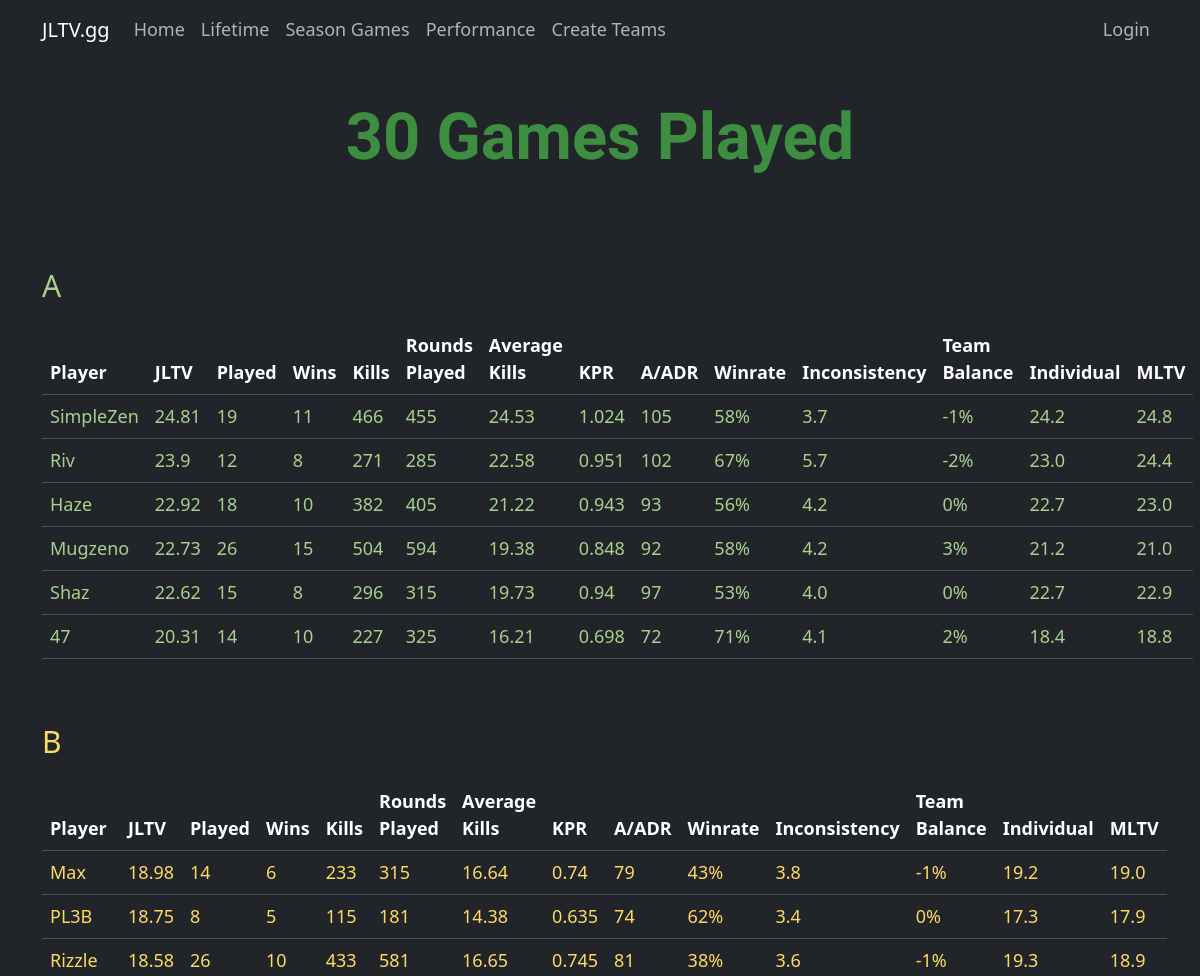
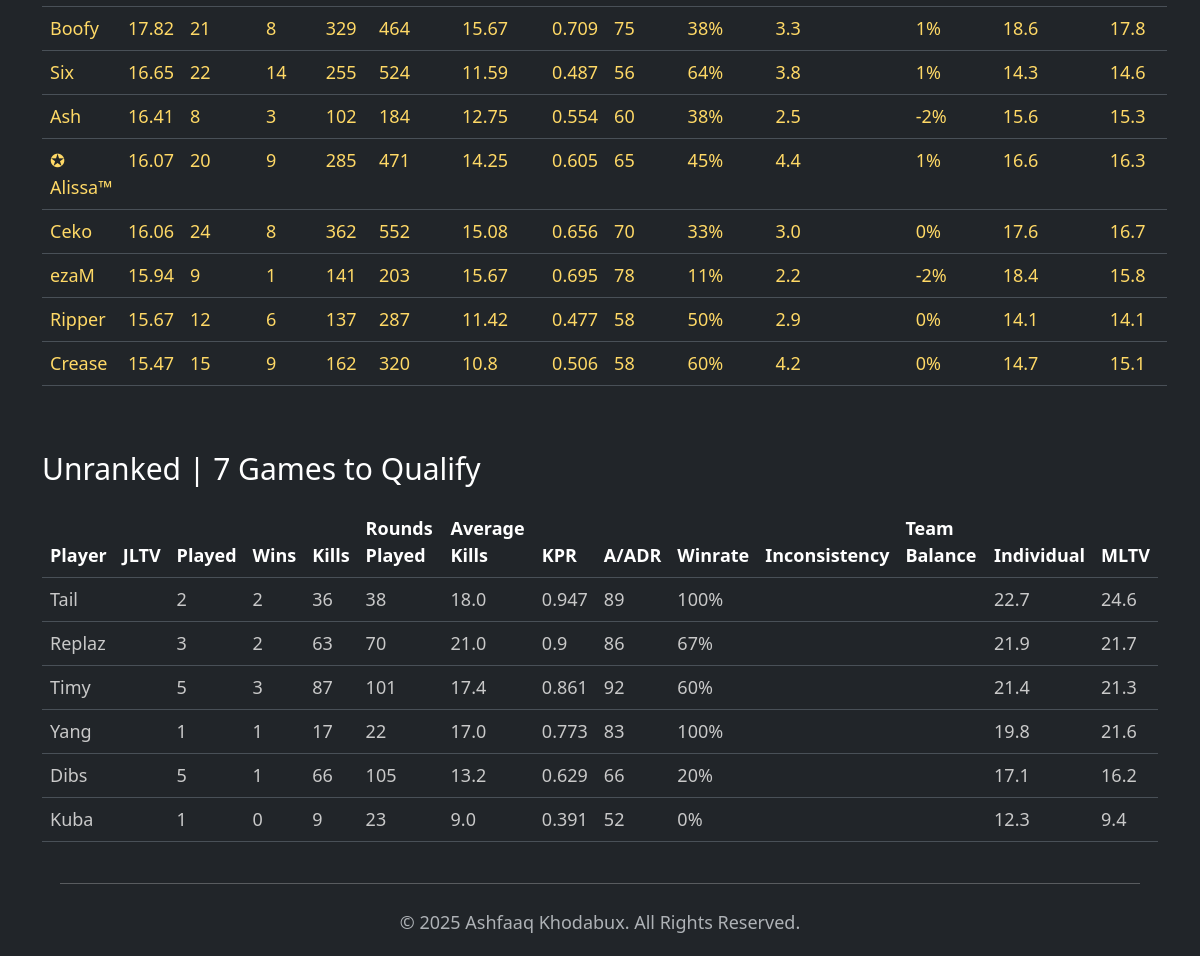
The page /lifetime-rankings on the database its author committed (2 pictures, top to bottom).
### main.py (models this page shows)
class Player(db.Model):
    __tablename__ = 'players'
    player_id = db.Column(db.Integer, primary_key=True)
    name = db.Column(db.String(50), nullable=False)
    played = db.Column(db.Integer, nullable=False)
    total_wins = db.Column(db.Integer, nullable=False)
    total_kills = db.Column(db.Integer, nullable=False)
    total_rounds = db.Column(db.Integer, nullable=False)
    AK = db.Column(db.Float, nullable=False)
    KPR = db.Column(db.Float, nullable=False)
    A_ADR = db.Column(db.Integer, nullable=False)
    winrate = db.Column(db.Integer, nullable=False)
    inconsistency = db.Column(db.Float, nullable=False)
    team_balance = db.Column(db.Integer, nullable=False)
    JLTV = db.Column(db.Float, nullable=False)
    individual = db.Column(db.Float, nullable=False)
    MLTV = db.Column(db.Float, nullable=False)
    player_stats = relationship('PlayerGameStats', back_populates='player')

### main.py (the view)
@app.route('/lifetime-rankings')
def lifetime_rankings():
    players = Player.query.order_by(Player.JLTV.desc()).all()
    no_of_games = len(Game.query.all())
    all_players = []
    s_tier_players = []
    a_tier_players = []
    b_tier_players = []
    c_tier_players = []
    unranked = []
    for player in players:
        if player.played > 0:
            if player.played < 7:
                unranked.append(player)
            else:
                all_players.append(player)
    for player in all_players:
        if player.JLTV >= 25.0:
            s_tier_players.append(player)
        elif player.JLTV >= 20.0:
            a_tier_players.append(player)
        elif player.JLTV >= 15.0:
            b_tier_players.append(player)
        else:
            c_tier_players.append(player)
    return render_template('lifetime-ranks.html', games=no_of_games, s_tier=s_tier_players, a_tier=a_tier_players,
                           b_tier=b_tier_players, c_tier=c_tier_players, unranked=unranked)

### templates/lifetime-ranks.html (shortened to what this page needs)
{% include "header.html" %}
<div class="container animate__animated animate__fadeIn">
    <div class="row justify-content-center">
        <div class="col form-pad">
            <p class="text-center season-header">
                {{ games }} Games Played
            </p>
        </div>
    </div>
    {% if a_tier %}
        <p class="tier a">A</p>
        <table class="table">
            <thead>
                <tr>
                    <th scope="col">Player</th>
                    <th scope="col">JLTV</th>
                    <th scope="col">Played</th>
                    <th scope="col">Wins</th>
                    <th scope="col">Kills</th>
                    <th scope="col">Rounds Played</th>
                    <th scope="col">Average Kills</th>
                    <th scope="col">KPR</th>
                    <th scope="col">A/ADR</th>
                    <th scope="col">Winrate</th>
                    <th scope="col">Inconsistency</th>
                    <th scope="col">Team Balance</th>
                    <th scope="col">Individual</th>
                    <th scope="col">MLTV</th>
                </tr>
            </thead>
            <tbody>
                {% for player in a_tier %}
                    <tr>
                        <td style="color:#a9d08e">{{ player.name }}</td>
                        <td style="color:#a9d08e">{{ player.JLTV }}</td>
                        <td style="color:#a9d08e">{{ player.played }}</td>
                        <td style="color:#a9d08e">{{ player.total_wins }}</td>
                        <td style="color:#a9d08e">{{ player.total_kills }}</td>
                        <td style="color:#a9d08e">{{ player.total_rounds }}</td>
                        <td style="color:#a9d08e">{{ player.AK }}</td>
                        <td style="color:#a9d08e">{{ player.KPR }}</td>
                        <td style="color:#a9d08e">{{ player.A_ADR }}</td>
                        <td style="color:#a9d08e">{{ player.winrate }}%</td>
                        <td style="color:#a9d08e">{{ player.inconsistency }}</td>
                        <td style="color:#a9d08e">{{ player.team_balance }}%</td>
                        <td style="color:#a9d08e">{{ player.individual }}</td>
                        <td style="color:#a9d08e">{{ player.MLTV }}</td>
                    </tr>
                {% endfor %}
            </tbody>
        </table>
    {% endif %}
    {% if b_tier %}
        <p class="tier b">B</p>
        <table class="table">
            <thead>
                <tr>
                    <th scope="col">Player</th>
                    <th scope="col">JLTV</th>
                    <th scope="col">Played</th>
                    <th scope="col">Wins</th>
                    <th scope="col">Kills</th>
                    <th scope="col">Rounds Played</th>
                    <th scope="col">Average Kills</th>
                    <th scope="col">KPR</th>
                    <th scope="col">A/ADR</th>
                    <th scope="col">Winrate</th>
                    <th scope="col">Inconsistency</th>
                    <th scope="col">Team Balance</th>
                    <th scope="col">Individual</th>
                    <th scope="col">MLTV</th>
                </tr>
            </thead>
            <tbody>
                {% for player in b_tier %}
                    <tr>
                        <td style="color:#ffd966">{{ player.name }}</td>
                        <td style="color:#ffd966">{{ player.JLTV }}</td>
                        <td style="color:#ffd966">{{ player.played }}</td>
                        <td style="color:#ffd966">{{ player.total_wins }}</td>
                        <td style="color:#ffd966">{{ player.total_kills }}</td>
                        <td style="color:#ffd966">{{ player.total_rounds }}</td>
                        <td style="color:#ffd966">{{ player.AK }}</td>
                        <td style="color:#ffd966">{{ player.KPR }}</td>
                        <td style="color:#ffd966">{{ player.A_ADR }}</td>
                        <td style="color:#ffd966">{{ player.winrate }}%</td>
                        <td style="color:#ffd966">{{ player.inconsistency }}</td>
                        <td style="color:#ffd966">{{ player.team_balance }}%</td>
                        <td style="color:#ffd966">{{ player.individual }}</td>
                        <td style="color:#ffd966">{{ player.MLTV }}</td>
                    </tr>
                {% endfor %}
            </tbody>
        </table>
    {% endif %}
    {% if unranked %}
        <p class="tier unranked">Unranked | 7 Games to Qualify</p>
        <table class="table">
            <thead>
                <tr>
                    <th scope="col">Player</th>
                    <th scope="col">JLTV</th>
                    <th scope="col">Played</th>
                    <th scope="col">Wins</th>
                    <th scope="col">Kills</th>
                    <th scope="col">Rounds Played</th>
                    <th scope="col">Average Kills</th>
                    <th scope="col">KPR</th>
                    <th scope="col">A/ADR</th>
                    <th scope="col">Winrate</th>
                    <th scope="col">Inconsistency</th>
                    <th scope="col">Team Balance</th>
                    <th scope="col">Individual</th>
                    <th scope="col">MLTV</th>
                </tr>
            </thead>
            <tbody>
                {% for player in unranked %}
                    <tr>
                        <td style="color:#c9c9c9">{{ player.name }}</td>
                        <td></td>
                        <td style="color:#c9c9c9">{{ player.played }}</td>
                        <td style="color:#c9c9c9">{{ player.total_wins }}</td>
                        <td style="color:#c9c9c9">{{ player.total_kills }}</td>
                        <td style="color:#c9c9c9">{{ player.total_rounds }}</td>
                        <td style="color:#c9c9c9">{{ player.AK }}</td>
                        <td style="color:#c9c9c9">{{ player.KPR }}</td>
                        <td style="color:#c9c9c9">{{ player.A_ADR }}</td>
                        <td style="color:#c9c9c9">{{ player.winrate }}%</td>
                        <td></td>
                        <td></td>
                        <td style="color:#c9c9c9">{{ player.individual }}</td>
                        <td style="color:#c9c9c9">{{ player.MLTV }}</td>
                    </tr>
                {% endfor %}
            </tbody>
        </table>
    {% endif %}
</div>
{% include "footer.html" %}

### static/css/styles.css (style rules this page uses)
:root { --primary: #6200ee; --secondary: #03dac6; --dark: #121212; --light: #f8f9fa; --text: #ffffff; }
body { min-height: 100vh; display: flex; flex-direction: column; color: var(--text); font-family: 'Segoe UI', Tahoma, Geneva, Verdana, sans-serif; font-size: 18px; }
.form-pad { padding-top: 30px; padding-bot: 20px; }
.season-header { color: #3e8e41; font-family: 'Yantramanav', sans-serif; font-weight: 600; font-size: 65px; }
.tier { margin-top: 60px; font-size: 30px; }
.a { color: #a9d08e; }
.b { color: #ffd966; }
.unranked { color: #c9c9c9e; }

### rows shown on the page
Player: name "SimpleZen", JLTV "24.81", played "19", total_wins "11", total_kills "466", total_rounds "455", AK "24.53", KPR "1.024", A_ADR "105", winrate "58", inconsistency "3.7", team_balance "-1", individual "24.2", MLTV "24.8"
Player: name "Riv", JLTV "23.9", played "12", total_wins "8", total_kills "271", total_rounds "285", AK "22.58", KPR "0.951", A_ADR "102", winrate "67", inconsistency "5.7", team_balance "-2", individual "23.0", MLTV "24.4"
Player: name "Haze", JLTV "22.92", played "18", total_wins "10", total_kills "382", total_rounds "405", AK "21.22", KPR "0.943", A_ADR "93", winrate "56", inconsistency "4.2", team_balance "0", individual "22.7", MLTV "23.0"
Player: name "Mugzeno", JLTV "22.73", played "26", total_wins "15", total_kills "504", total_rounds "594", AK "19.38", KPR "0.848", A_ADR "92", winrate "58", inconsistency "4.2", team_balance "3", individual "21.2", MLTV "21.0"
Player: name "Shaz", JLTV "22.62", played "15", total_wins "8", total_kills "296", total_rounds "315", AK "19.73", KPR "0.94", A_ADR "97", winrate "53", inconsistency "4.0", team_balance "0", individual "22.7", MLTV "22.9"
Player: name "47", JLTV "20.31", played "14", total_wins "10", total_kills "227", total_rounds "325", AK "16.21", KPR "0.698", A_ADR "72", winrate "71", inconsistency "4.1", team_balance "2", individual "18.4", MLTV "18.8"
Player: name "Max", JLTV "18.98", played "14", total_wins "6", total_kills "233", total_rounds "315", AK "16.64", KPR "0.74", A_ADR "79", winrate "43", inconsistency "3.8", team_balance "-1", individual "19.2", MLTV "19.0"
Player: name "PL3B", JLTV "18.75", played "8", total_wins "5", total_kills "115", total_rounds "181", AK "14.38", KPR "0.635", A_ADR "74", winrate "62", inconsistency "3.4", team_balance "0", individual "17.3", MLTV "17.9"
Player: name "Rizzle", JLTV "18.58", played "26", total_wins "10", total_kills "433", total_rounds "581", AK "16.65", KPR "0.745", A_ADR "81", winrate "38", inconsistency "3.6", team_balance "-1", individual "19.3", MLTV "18.9"
Player: name "Boofy", JLTV "17.82", played "21", total_wins "8", total_kills "329", total_rounds "464", AK "15.67", KPR "0.709", A_ADR "75", winrate "38", inconsistency "3.3", team_balance "1", individual "18.6", MLTV "17.8"
Player: name "Six", JLTV "16.65", played "22", total_wins "14", total_kills "255", total_rounds "524", AK "11.59", KPR "0.487", A_ADR "56", winrate "64", inconsistency "3.8", team_balance "1", individual "14.3", MLTV "14.6"
Player: name "Ash", JLTV "16.41", played "8", total_wins "3", total_kills "102", total_rounds "184", AK "12.75", KPR "0.554", A_ADR "60", winrate "38", inconsistency "2.5", team_balance "-2", individual "15.6", MLTV "15.3"
Player: name "✪ Alissa™", JLTV "16.07", played "20", total_wins "9", total_kills "285", total_rounds "471", AK "14.25", KPR "0.605", A_ADR "65", winrate "45", inconsistency "4.4", team_balance "1", individual "16.6", MLTV "16.3"
Player: name "Ceko", JLTV "16.06", played "24", total_wins "8", total_kills "362", total_rounds "552", AK "15.08", KPR "0.656", A_ADR "70", winrate "33", inconsistency "3.0", team_balance "0", individual "17.6", MLTV "16.7"
Player: name "ezaM", JLTV "15.94", played "9", total_wins "1", total_kills "141", total_rounds "203", AK "15.67", KPR "0.695", A_ADR "78", winrate "11", inconsistency "2.2", team_balance "-2", individual "18.4", MLTV "15.8"
Player: name "Ripper", JLTV "15.67", played "12", total_wins "6", total_kills "137", total_rounds "287", AK "11.42", KPR "0.477", A_ADR "58", winrate "50", inconsistency "2.9", team_balance "0", individual "14.1", MLTV "14.1"
Player: name "Crease", JLTV "15.47", played "15", total_wins "9", total_kills "162", total_rounds "320", AK "10.8", KPR "0.506", A_ADR "58", winrate "60", inconsistency "4.2", team_balance "0", individual "14.7", MLTV "15.1"
Player: name "Tail", played "2", total_wins "2", total_kills "36", total_rounds "38", AK "18.0", KPR "0.947", A_ADR "89", winrate "100", individual "22.7", MLTV "24.6"
Player: name "Replaz", played "3", total_wins "2", total_kills "63", total_rounds "70", AK "21.0", KPR "0.9", A_ADR "86", winrate "67", individual "21.9", MLTV "21.7"
Player: name "Timy", played "5", total_wins "3", total_kills "87", total_rounds "101", AK "17.4", KPR "0.861", A_ADR "92", winrate "60", individual "21.4", MLTV "21.3"
Player: name "Yang", played "1", total_wins "1", total_kills "17", total_rounds "22", AK "17.0", KPR "0.773", A_ADR "83", winrate "100", individual "19.8", MLTV "21.6"
Player: name "Dibs", played "5", total_wins "1", total_kills "66", total_rounds "105", AK "13.2", KPR "0.629", A_ADR "66", winrate "20", individual "17.1", MLTV "16.2"
Player: name "Kuba", played "1", total_wins "0", total_kills "9", total_rounds "23", AK "9.0", KPR "0.391", A_ADR "52", winrate "0", individual "12.3", MLTV "9.4"

### other values the page prints
{{ games }} "30"
